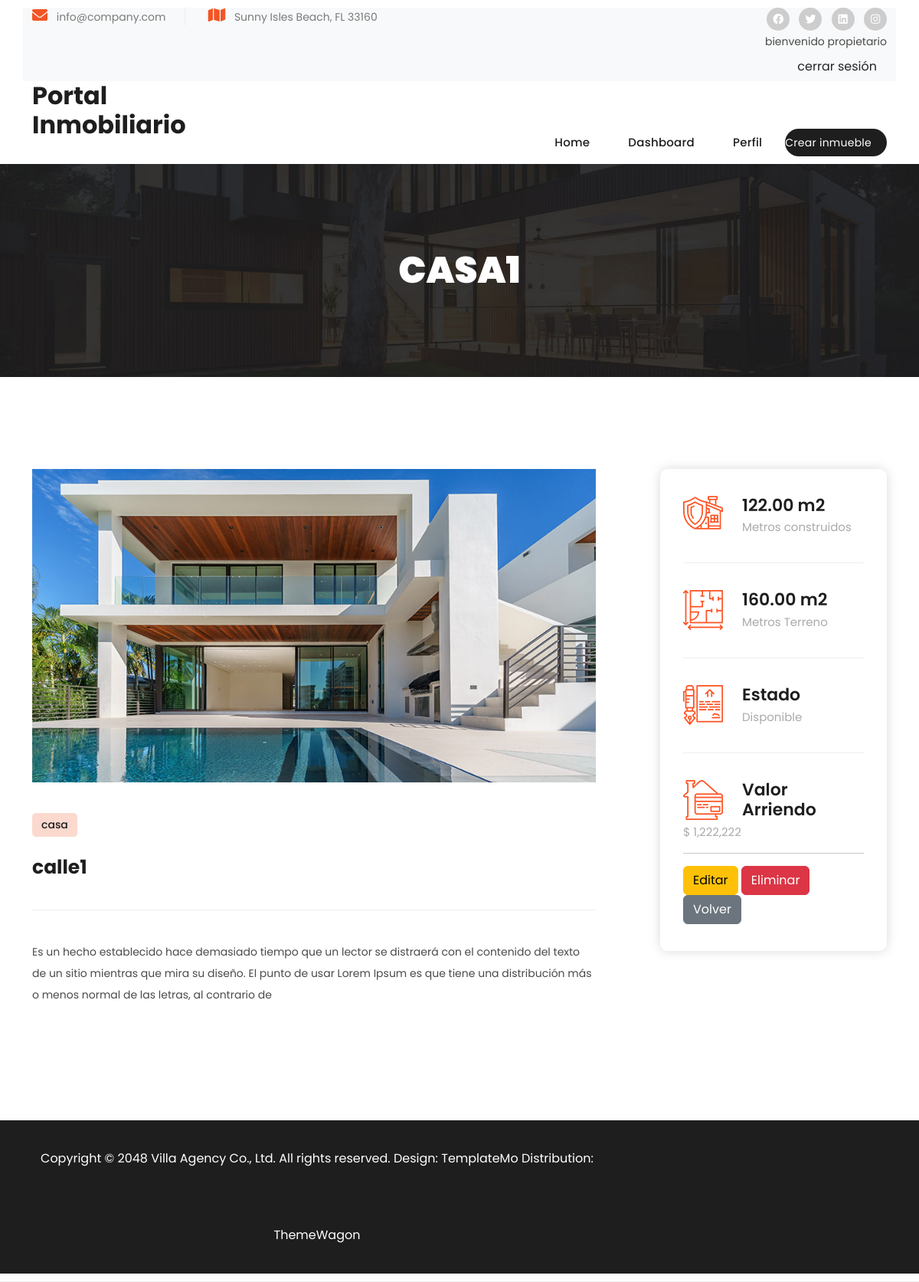
Screenshot of /inmueble/1/ (signed in) with the database file from the repository.
### web/models.py (models this page shows, shortened)
class Usuario(AbstractUser):
    TIPO_USUARIO_CHOICES = [
        ('arrendatario', 'Arrendatario'),
        ('arrendador', 'Arrendador'),
    ]
    nombres = models.CharField(max_length=50)
    apellidos = models.CharField(max_length=50)
    rut = models.CharField(max_length=10, unique=True)
    direccion = models.CharField(max_length=100)
    telefono = models.CharField(max_length=13)
    tipo_usuario = models.CharField(max_length=20, choices=TIPO_USUARIO_CHOICES)
    correo_electronico = models.EmailField(unique=True, default='correo@correo.cl')

class Inmueble(models.Model):
    TIPO_INMUEBLE_CHOISES = [
        ('casa','Casa'),
        ('departamento','Departamento'),
        ('parcela','Parcela'),
    ]
    nombre=models.CharField(max_length=50)
    direccion=models.CharField(max_length=50)
    descripcion=models.CharField(max_length=250)
    imagen = models.ImageField(upload_to='',null=True, blank=True)
    precio = models.DecimalField(max_digits=10, decimal_places=0)
    comuna = models.ForeignKey(Comuna, related_name='inmuebles', on_delete=models.CASCADE)
    disponible=models.BooleanField(default=True)
    m2_construidos = models.DecimalField(max_digits=10, decimal_places=2)
    m2_terreno = models.DecimalField(max_digits=10, decimal_places=2)
    cantidad_estacionamientos = models.PositiveIntegerField()
    cantidad_habitaciones = models.PositiveIntegerField()
    cantidad_banos = models.PositiveIntegerField()
    tipo_de_inmueble=models.CharField(max_length=12, choices=TIPO_INMUEBLE_CHOISES)
    propietario = models.ForeignKey(Usuario, on_delete=models.CASCADE)

### web/views.py (the view)
# urls.py: path('inmueble/<int:id>/',detalle_inmueble , name='detalle'),
@login_required
def detalle_inmueble(request, id):
    inmueble = Inmueble.objects.get (pk=id)
    return render(request,'detalle_inmueble.html',{'inmueble':inmueble})

### web/templates/detalle_inmueble.html (shortened to what this page needs)
{% extends 'base.html' %}
{% load static %}
{% block content %}
  <div class="page-heading header-text mt-2">
    <div class="container">
      <div class="row">
        <div class="col-lg-12">
          <h3>{{inmueble.nombre}}</h3>
        </div>
      </div>
    </div>
  </div>
  <div class="single-property section">
    <div class="container">
      <div class="row">
        <div class="col-lg-8">
          <div class="main-image">
            <img src="/media/{{inmueble.imagen}}">
          </div>
          <div class="main-content">
            <span class="category">{{inmueble.tipo_de_inmueble}}</span>
            <h4>{{inmueble.direccion}}</h4>
            <p>
              {{inmueble.descripcion}}
            </p>
          </div>
        </div>
        <div class="col-lg-4">
          <div class="info-table">
            <ul>
              <li>
                <img src="{% static 'assets/images/info-icon-04.png' %}" alt="" style="max-width: 52px;">
                <h4>{{inmueble.m2_construidos}} m2<br><span>Metros construidos</span></h4>
              </li>
              <li>
                <img src="{% static 'assets/images/info-icon-01.png' %}" alt="" style="max-width: 52px;">
                <h4>{{inmueble.m2_terreno}} m2<br><span>Metros Terreno</span></h4>
              </li>
              <li>
                <img src="{% static 'assets/images/info-icon-02.png' %}" alt="" style="max-width: 52px;">
                <h4>Estado<br><span>{% if inmueble.disponible %}Disponible{% else %}No Disponible{% endif %}</span></h4>
              </li>
              <li>
                <img src="{% static 'assets/images/info-icon-03.png' %}" alt="" style="max-width: 52px;">
                <h4>Valor Arriendo<br><span>$ {{inmueble.precio|floatformat:'-3g'}}</span></h4>
              </li>
            </ul>
            {% if user.tipo_usuario == 'arrendador' %}
              <hr>
              <a class="btn btn-warning" href="{% url 'editar_inmueble' inmueble.id %}">Editar</a>
              <a class="btn btn-danger" href="{% url 'eliminar_inmueble' inmueble.id %}" onclick="return confirm('¿quieres eliminar?');">Eliminar</a>
              <a class="btn btn-secondary" href="{% url 'dashboard' %}">Volver</a>
            {% endif %}
          </div>
        </div>
      </div>
    </div>
  </div>
{% endblock %}

### web/templates/includes/header.html (shortened to what this page needs)
{% load static %}
  <div class="sub-header">
    <div class="container bg-light">
      <div class="row">
        <div class="col-lg-6 col-md-6">
        <ul class="info">
        <li><i class="fa fa-envelope"></i> info@company.com</li>
        <li><i class="fa fa-map"></i> Sunny Isles Beach, FL 33160</li>
        </ul>
      </div>
      <div class="col-lg-6 col-md-6">
        <ul class="social-links">
          <li><a href="#"><i class="fab fa-facebook"></i></a></li>
          <li><a href="https://x.com/minthu" target="_blank"><i class="fab fa-twitter"></i></a></li>
          <li><a href="#"><i class="fab fa-linkedin"></i></a></li>
          <li><a href="#"><i class="fab fa-instagram"></i></a></li>
            {% if user.is_authenticated %}
            <p>bienvenido {{ user.username }}</p>
            <form action="{% url 'logout' %}" method="post">
              <button data-mdb-ripple-init type="submit" class="btn btn-outline">
                cerrar sesión
              </button>
            </form>
            {% else %}
            <a class="nav-link" href="{% url 'login' %}">Iniciar sesión</a>
            <a class="nav-link" href="{% url 'registro_usuario' %}">Registro</a>
            {% endif %}
        </ul>
      </div>
    </div>
  </div>
<header class="header-area header-sticky">
  <div class="container">
    <div class="row">
      <div class="col-12">
        <nav class="main-nav">
          <a href="{% url 'home' %}" class="logo">
            <h2>Portal Inmobiliario</h2>
          </a>
          <ul class="nav">
            <li><a class="nav-link d-inline" href="{% url 'home' %}">Home</a></li>
            {% if user.is_authenticated %}
            <li><a class="nav-link d-inline" href="{% url 'dashboard' %}">Dashboard</a></li>
            <li><a class="nav-link d-inline" href="{% url 'actualizar_usuario' %}">Perfil</a></li>
            {% endif %}
            {% if user.is_authenticated and user.tipo_usuario == 'arrendador' %}
              <li><a class="nav-link d-inline" href="{% url 'alta_inmueble' %}">Crear inmueble</a></li>
            {% endif %}
          </ul>
        </nav>
      </div>
    </div>
  </div>
</header>

### rows the page displays
Usuario: username "propietario"
Inmueble: nombre "CASA1", imagen (picture), tipo_de_inmueble "casa", direccion "calle1", descripcion "Es un hecho establecido hace demasiado tiempo que un lector se distraerá con el contenido del texto de un sitio mientras que mira su diseño. El punto de usar Lorem Ipsum es que tiene una distribución más o menos normal de las letras, al contrario de", m2_construidos "122.00", m2_terreno "160.00", precio "1,222,222"
